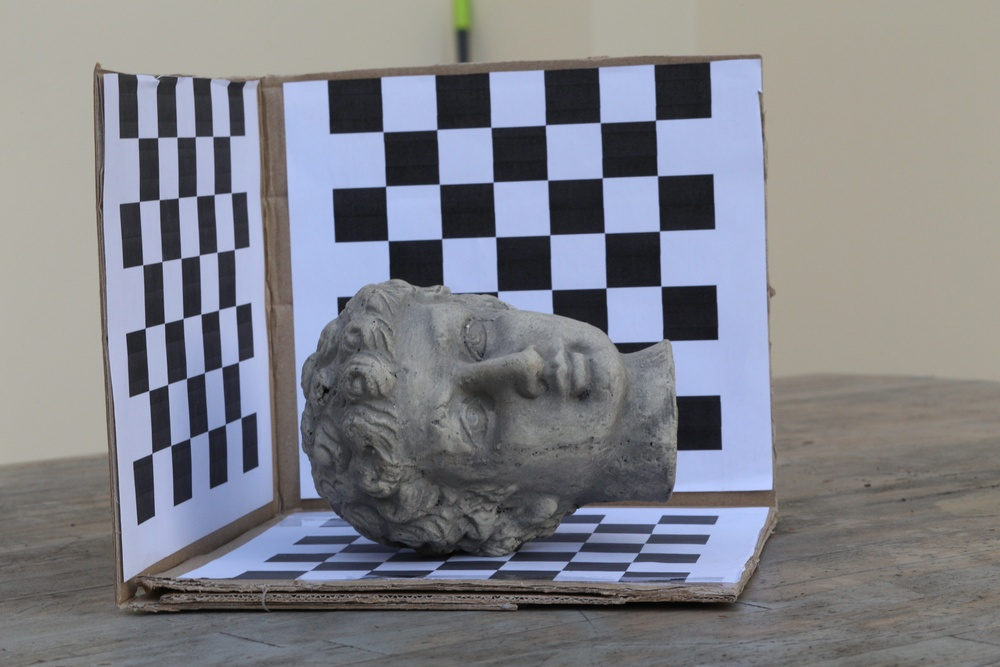
#> input picture IMG_9127.jpg, 1000 x 667 px, shrunk from 5472 x 3648 before the run
$ python sifter.py
#> lines starting #> are read from the running program, lines starting #| are printed output that depends on the picture
# Start writing code here...
import numpy as np
import cv2 as cv
import matplotlib.pyplot as plt

img1 = cv.imread('./IMG_9127.jpg') # queryImage
#> img1 is the input picture: shape (667, 1000, 3); mean B, G, R 136, 129.4, 128.3
img2 = cv.imread('./IMG_9128.jpg') # trainImage
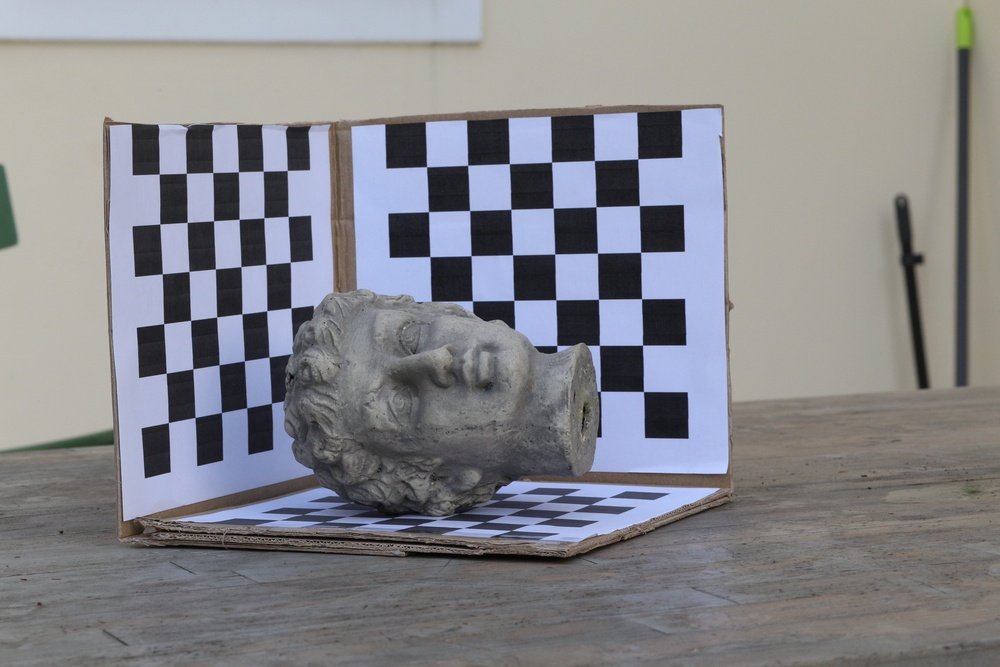
#> input picture IMG_9128.jpg, 1000 x 667 px, shrunk from 5472 x 3648 before the run
#> img2 is the input picture: shape (667, 1000, 3); mean B, G, R 138.2, 133.3, 133.1

def drawMatches(img1, kp1, img2, kp2, matches, color=None):
    """Draws lines between matching keypoints of two images.
    Keypoints not in a matching pair are not drawn.
    Places the images side by side in a new image and draws circles
    around each keypoint, with line segments connecting matching pairs.
    You can tweak the r, thickness, and figsize values as needed.
    Args:
        img1: An openCV image ndarray in a grayscale or color format.
        kp1: A list of cv2.KeyPoint objects for img1.
        img2: An openCV image ndarray of the same format and with the same
        element type as img1.
        kp2: A list of cv2.KeyPoint objects for img2.
        matches: A list of DMatch objects whose trainIdx attribute refers to
        img1 keypoints and whose queryIdx attribute refers to img2 keypoints.
        color: The color of the circles and connecting lines drawn on the images.
        A 3-tuple for color images, a scalar for grayscale images.  If None, these
        values are randomly generated.
    """
    # We're drawing them side by side.  Get dimensions accordingly.
    # Handle both color and grayscale images.
    if len(img1.shape) == 3:
        new_shape = (max(img1.shape[0], img2.shape[0]), img1.shape[1]+img2.shape[1], img1.shape[2])
    elif len(img1.shape) == 2:
        new_shape = (max(img1.shape[0], img2.shape[0]), img1.shape[1]+img2.shape[1])
    new_img = np.zeros(new_shape, type(img1.flat[0]))
    # Place images onto the new image.
    new_img[0:img1.shape[0],0:img1.shape[1]] = img1
    new_img[0:img2.shape[0],img1.shape[1]:img1.shape[1]+img2.shape[1]] = img2

    # Draw lines between matches.  Make sure to offset kp coords in second image appropriately.
    r = 15
    thickness = 7
    if color:
        c = color
    for m in matches:
        # Generate random color for RGB/BGR and grayscale images as needed.
        if not color:
            c = np.random.randint(0,256,3) if len(img1.shape) == 3 else np.random.randint(0,256)
            c = ( int (c [ 0 ]), int (c [ 1 ]), int (c [ 2 ]))


        # So the keypoint locs are stored as a tuple of floats.  cv2.line(), like most other things,
        # wants locs as a tuple of ints.

        end1 = tuple(np.round(kp1[m.queryIdx].pt).astype(int))
        end2 = tuple(np.round(kp2[m.trainIdx].pt).astype(int) + np.array([img1.shape[1], 0]))
        cv.line(new_img, end1, end2, c, thickness)
        cv.circle(new_img, end1, r, c, thickness)
        cv.circle(new_img, end2, r, c, thickness)

    plt.figure(figsize=(15,15))
    plt.imshow(new_img)
    plt.show()

#Then using SIFT method

# img1 = cv.imread('box.png',cv.IMREAD_GRAYSCALE)          # queryImage
# img2 = cv.imread('box_in_scene.png',cv.IMREAD_GRAYSCALE) # trainImage
# Initiate SIFT detector
sift = cv.SIFT_create()
# find the keypoints and descriptors with SIFT
kp1, des1 = sift.detectAndCompute(img1,None)
#> kp1 = 1349 keypoints; strongest (x, y, size): (358, 215, 34.8), (689, 203, 36.1), (684, 88, 38.6), (354, 103, 37.2)
kp2, des2 = sift.detectAndCompute(img2,None)
#> kp2 = 973 keypoints; strongest (x, y, size): (667, 416, 30.1), (666, 322, 29.1), (407, 235, 27.5), (664, 229, 29.3)
# BFMatcher with default params
bf = cv.BFMatcher()
matches = bf.knnMatch(des1,des2,k=2)
#> matches = 1349 matches
# Apply ratio test
good = []
for m,n in matches:
    if m.distance < 0.4*n.distance:
        good.append(m)
#> after the loop, good = 74 matches
# cv.drawMatchesKnn expects list of lists as matches.
# img3 = cv.drawMatchesKnn(img1,kp1,img2,kp2,good,None,flags=cv.DrawMatchesFlags_NOT_DRAW_SINGLE_POINTS)
drawMatches(img1, kp1, img2, kp2, good, color=None)
#> in drawMatches, `new_img[0:img1.shape[0],0:img1.shape[1]] = img1`:
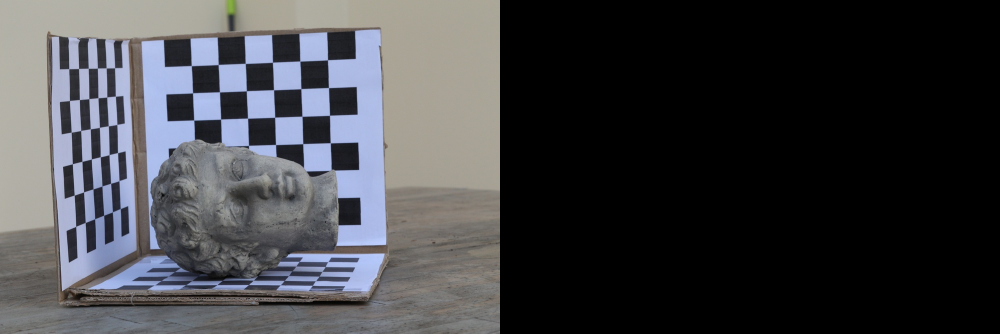
#> new_img: shape (667, 2000, 3) (shown at 1/2 size); mean B, G, R 68, 64.7, 64.1
#> in drawMatches, `new_img[0:img2.shape[0],img1.shape[1]:img1.shape[1]+img2.shape[1]] = i..`:
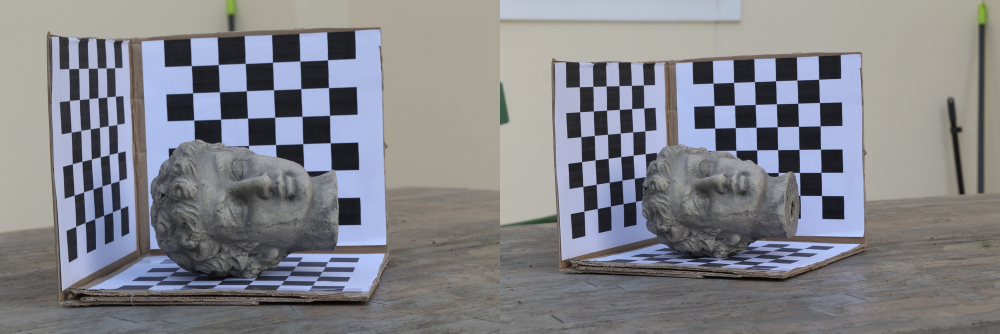
#> new_img: shape (667, 2000, 3) (shown at 1/2 size); mean B, G, R 137.1, 131.3, 130.7
#> the loop in drawMatches, `for m in matches:` made 74 passes
#> (c, end1, end2) on passes 1 to 12: ((172, 47, 117), (190, 595), (1172, 534)), ((192, 67, 251), (196, 591), (1176, 531)), ((195, 103, 9), (204, 599), (1182, 537)), ((211, 21, 242), (212, 589), (1188, 529)), ((36, 87, 70), (235, 599), (1204, 538)), ((216, 88, 140), (287, 595), (1241, 537)), ((58, 193, 230), (351, 598), (1286, 541)), ((39, 87, 174), (374, 417), (1317, 399)), ((88, 81, 165), (376, 382), (1319, 371)), ((25, 77, 72), (377, 197), (1421, 220)), ((9, 148, 115), (378, 420), (1319, 401)), ((208, 243, 197), (378, 361), (1323, 354))
#> c on passes 61 to 66: (43, 104, 11), (2, 51, 80), (32, 182, 128), (38, 19, 174), (42, 115, 184), (188, 232, 77)
#> after the loop in drawMatches, `for m in matches:`:
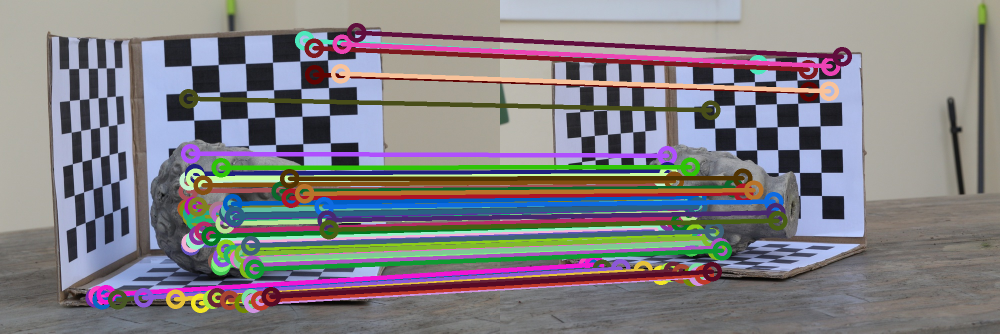
#> new_img: shape (667, 2000, 3) (shown at 1/2 size); mean B, G, R 131.4, 126.9, 130.3
# plt.imshow(img3),plt.show()
